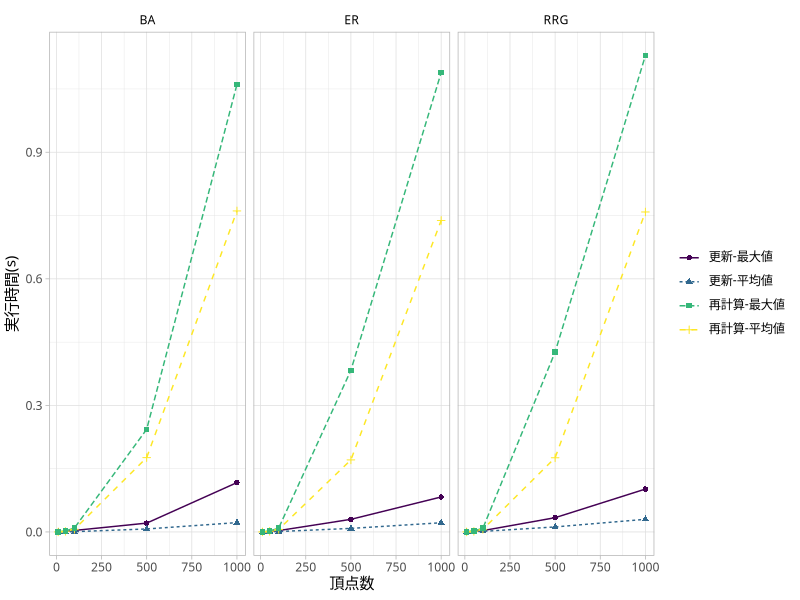

Reproduce this figure in R.
library(readr)
library(dplyr)
library(tidyr)
library(ggplot2)
library(viridis)
theme_set(theme_light(base_size = 11, base_family = 'IPAexGothic'))
out_file <- paste0(sub('^--file=(.+)\\.R$', '\\1', basename(commandArgs()[4])), '.pdf')

data_time <- read_csv('../../res/data/bc-20190622.csv') %>%
  group_by(name, n, k, mode) %>%
  summarise(
    `proposed-max` = max(`time-proposed`),
    `proposed-mean` = mean(`time-proposed`),
    `brandes-mean` = mean(`time-brandes`),
    `brandes-max` = max(`time-brandes`)
  ) %>%
  ungroup() %>%
  gather(
    key = 'method', value = 'time',
    `proposed-max`, `proposed-mean`, `brandes-mean`, `brandes-max`
  ) %>%
  mutate(
    method = factor(
      method,
      levels=c('proposed-max', 'proposed-mean', 'brandes-max', 'brandes-mean'),
      labels=c('更新-最大値', '更新-平均値', '再計算-最大値', '再計算-平均値')
    )
  )

gp <- ggplot(
    data_time %>% filter(k == 4, mode == 'insert'),
    aes(n, time, colour = method, shape = method, linetype = method)
  ) +
  facet_wrap(~name) + geom_line() + geom_point() +
  xlab('頂点数') + ylab('実行時間(s)') +
  scale_colour_viridis(discrete = TRUE) +
  theme(
    legend.title = element_blank(),
    strip.text = element_text(colour = 'black'),
    strip.background = element_blank()
  )

ggsave(out_file, gp, cairo_pdf, width = 18, height = 6, units = 'cm')
